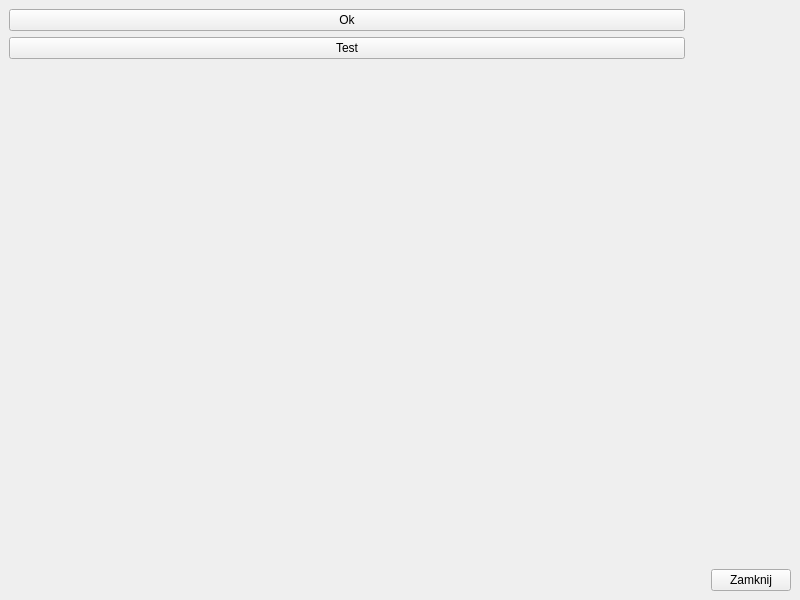
<?xml version="1.0" encoding="UTF-8"?>
<ui version="4.0">
 <class>MainWindow</class>
 <widget class="QMainWindow" name="MainWindow">
  <property name="geometry">
   <rect>
    <x>0</x>
    <y>0</y>
    <width>800</width>
    <height>600</height>
   </rect>
  </property>
  <property name="windowTitle">
   <string>MainWindow</string>
  </property>
  <widget class="QWidget" name="centralwidget">
   <property name="autoFillBackground">
    <bool>false</bool>
   </property>
   <layout class="QGridLayout" name="gridLayout">
    <item row="2" column="1">
     <spacer name="verticalSpacer">
      <property name="orientation">
       <enum>Qt::Vertical</enum>
      </property>
      <property name="sizeHint" stdset="0">
       <size>
        <width>20</width>
        <height>40</height>
       </size>
      </property>
     </spacer>
    </item>
    <item row="0" column="0">
     <widget class="QPushButton" name="pushButton">
      <property name="text">
       <string>Ok</string>
      </property>
     </widget>
    </item>
    <item row="3" column="2">
     <widget class="QPushButton" name="pushButtonClose">
      <property name="text">
       <string>Zamknij</string>
      </property>
     </widget>
    </item>
    <item row="3" column="0">
     <spacer name="horizontalSpacer">
      <property name="orientation">
       <enum>Qt::Horizontal</enum>
      </property>
      <property name="sizeHint" stdset="0">
       <size>
        <width>40</width>
        <height>20</height>
       </size>
      </property>
     </spacer>
    </item>
    <item row="1" column="0">
     <widget class="QPushButton" name="pushButtonTest">
      <property name="text">
       <string>Test</string>
      </property>
     </widget>
    </item>
   </layout>
  </widget>
 </widget>
 <resources/>
 <connections>
  <connection>
   <sender>pushButtonClose</sender>
   <signal>clicked()</signal>
   <receiver>MainWindow</receiver>
   <slot>close()</slot>
   <hints>
    <hint type="sourcelabel">
     <x>746</x>
     <y>582</y>
    </hint>
    <hint type="destinationlabel">
     <x>538</x>
     <y>567</y>
    </hint>
   </hints>
  </connection>
 </connections>
</ui>
